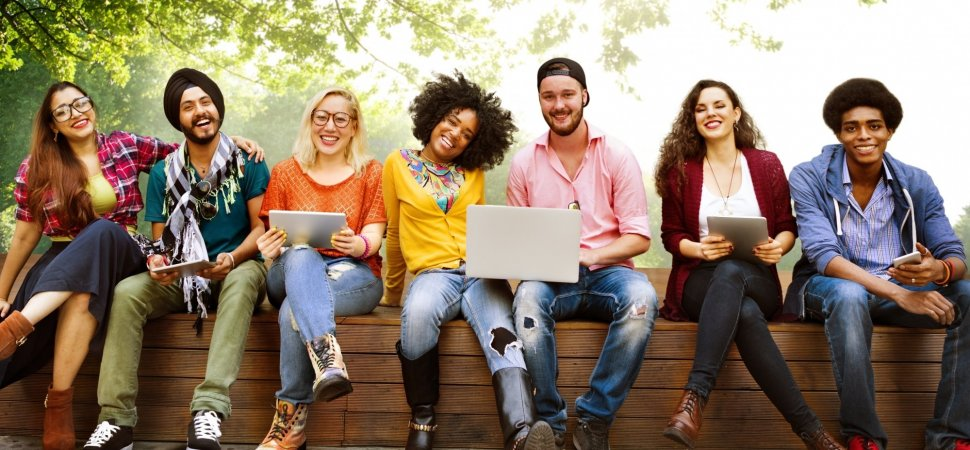
#> input picture test.jpg, 970 x 450 px
$ python FaceDetection-Image.py
#> lines starting #> are read from the running program, lines starting #| are printed output that depends on the picture; after the words box and inside, x2 and y2 are one past the last pixel; in counts of white or black regions, pixels touching at a corner belong together
# Name: Rohit Singh Adhikari
# Date: 08-May-2020

# import open CV
import cv2

'''
This program will help you to detect the human faces on a image
using Haarcascade.
'''

# create a cascade classifier object
face_cascade = cv2.CascadeClassifier('haarcascade_frontalface_default.xml')
# read the image as a color image
img = cv2.imread(r"test.jpg", 1)
#> img is the input picture: shape (450, 970, 3); mean B, G, R 106.2, 125.8, 142.6
# read the image a gray scale image
gray_img = cv2.cvtColor(img, cv2.COLOR_BGR2GRAY)
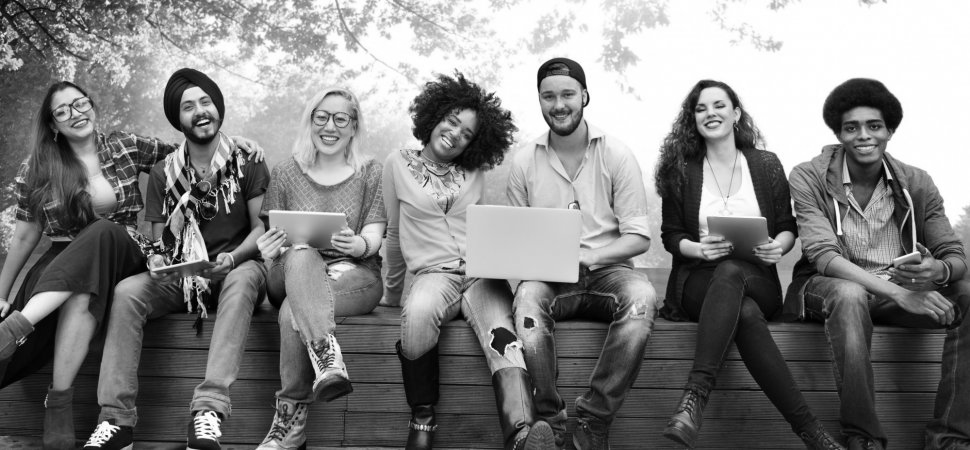
#> gray_img: shape (450, 970); min 0, max 255, mean 128.6
# search for the co-ordinates of the image
faces = face_cascade.detectMultiScale(gray_img, scaleFactor=1.075, minNeighbors=5)
#> faces = [[688, 87, 50, 50], [173, 84, 51, 51], [531, 73, 57, 57], [303, 97, 55, 55], [835, 104, 57, 57], [43, 88, 50, 50], [541, 334, 66, 66], [518, 40, 87, 87], [522, 15, 132, 132]]
# draw the face rectangle
for x,y,w,h in faces:
    img = cv2.rectangle(img, (x, y), (x+w, y+h), (0, 255, 0), 4)
#> this loop made 9 passes
#> pass 1, `img = cv2.rectangle(img, (x, y), (x+w, y+h), (0, 255, 0), 4)`:
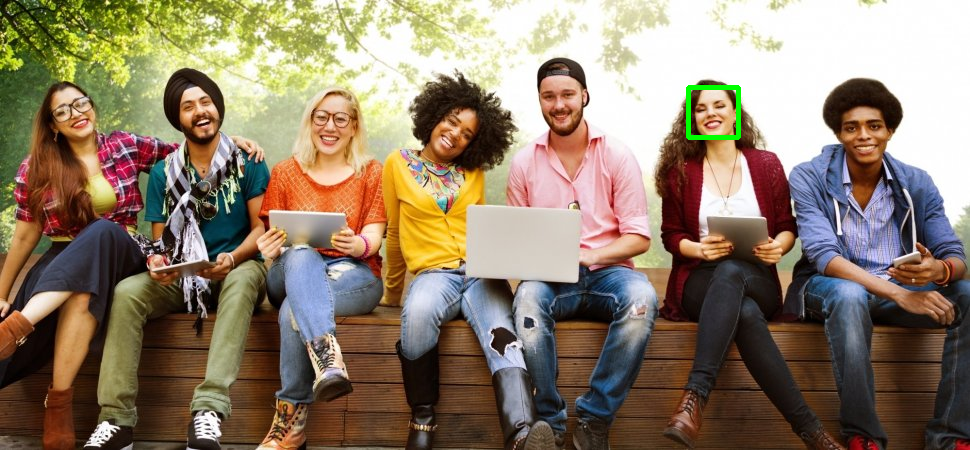
#> img: shape (450, 970, 3); 0.23% of pixels changed, all inside (x1, y1, x2, y2) = (686, 85, 741, 140)
#> pass 2, `img = cv2.rectangle(img, (x, y), (x+w, y+h), (0, 255, 0), 4)`:
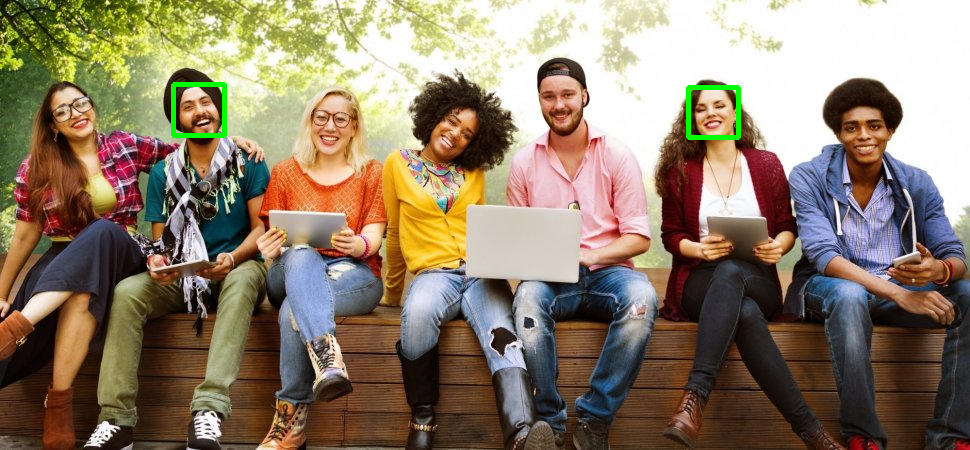
#> img: shape (450, 970, 3); 0.23% of pixels changed, all inside (x1, y1, x2, y2) = (171, 82, 227, 138)
#> pass 3, `img = cv2.rectangle(img, (x, y), (x+w, y+h), (0, 255, 0), 4)`:
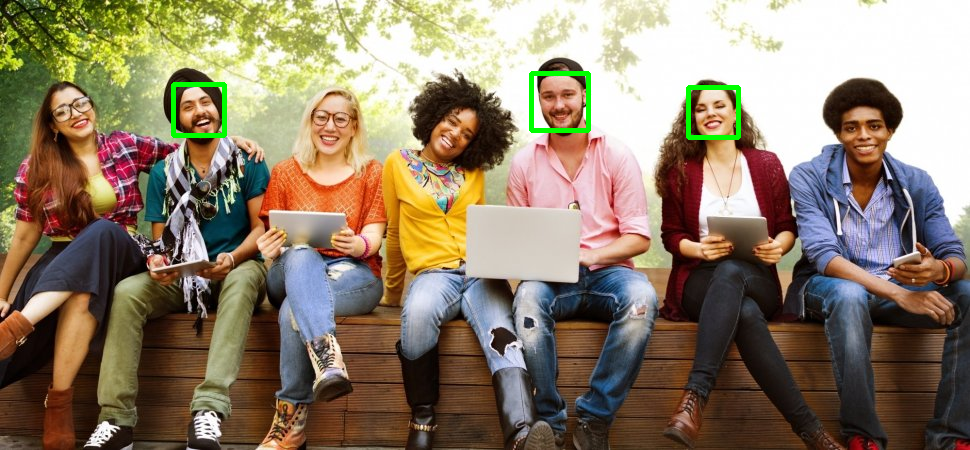
#> img: shape (450, 970, 3); 0.26% of pixels changed, all inside (x1, y1, x2, y2) = (529, 71, 591, 133)
#> after the loop:
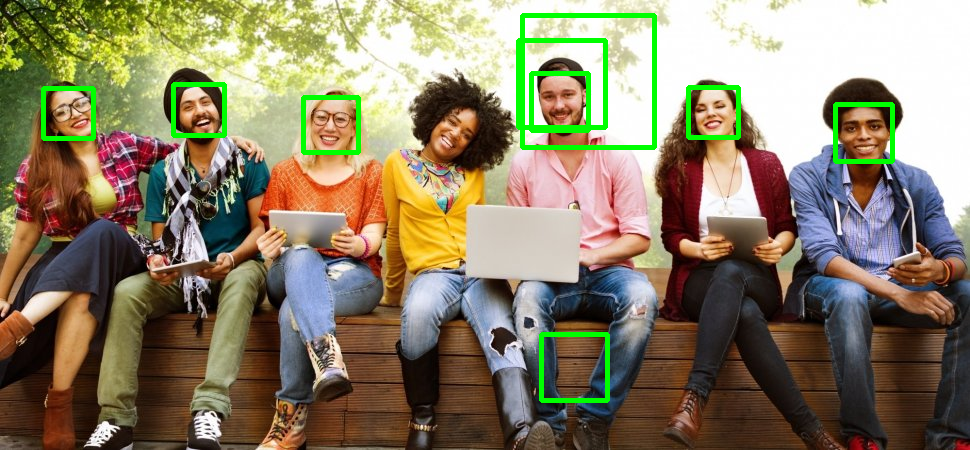
#> img: shape (450, 970, 3); 1.97% of pixels changed, all inside (x1, y1, x2, y2) = (41, 13, 895, 403)
# show the image
cv2.imshow("OpenCVWindow", img)
# wait for the key press
cv2.waitKey(0)
cv2.destroyAllWindows()
